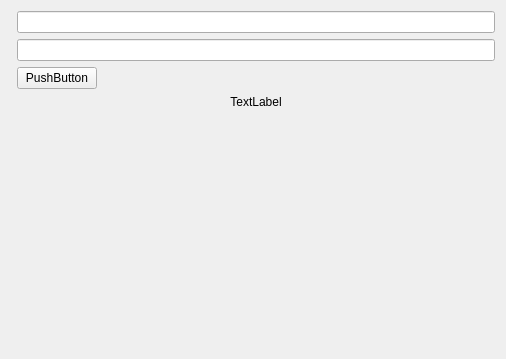
<?xml version="1.0" encoding="UTF-8"?>
<ui version="4.0">
 <class>authorization_widget</class>
 <widget class="QWidget" name="authorization_widget">
  <property name="geometry">
   <rect>
    <x>0</x>
    <y>0</y>
    <width>506</width>
    <height>359</height>
   </rect>
  </property>
  <property name="windowTitle">
   <string>Form</string>
  </property>
  <layout class="QFormLayout" name="formLayout_2">
   <item row="1" column="1">
    <widget class="QLineEdit" name="password_input"/>
   </item>
   <item row="0" column="1">
    <widget class="QLineEdit" name="email_input"/>
   </item>
   <item row="3" column="1">
    <widget class="QLabel" name="label">
     <property name="sizePolicy">
      <sizepolicy hsizetype="Preferred" vsizetype="Fixed">
       <horstretch>0</horstretch>
       <verstretch>0</verstretch>
      </sizepolicy>
     </property>
     <property name="text">
      <string>TextLabel</string>
     </property>
     <property name="alignment">
      <set>Qt::AlignmentFlag::AlignCenter</set>
     </property>
    </widget>
   </item>
   <item row="2" column="1">
    <widget class="QPushButton" name="send_button">
     <property name="sizePolicy">
      <sizepolicy hsizetype="Fixed" vsizetype="Fixed">
       <horstretch>0</horstretch>
       <verstretch>0</verstretch>
      </sizepolicy>
     </property>
     <property name="baseSize">
      <size>
       <width>0</width>
       <height>0</height>
      </size>
     </property>
     <property name="layoutDirection">
      <enum>Qt::LayoutDirection::LeftToRight</enum>
     </property>
     <property name="text">
      <string>PushButton</string>
     </property>
     <property name="autoDefault">
      <bool>false</bool>
     </property>
     <property name="default">
      <bool>false</bool>
     </property>
     <property name="flat">
      <bool>false</bool>
     </property>
    </widget>
   </item>
  </layout>
 </widget>
 <resources/>
 <connections/>
</ui>
